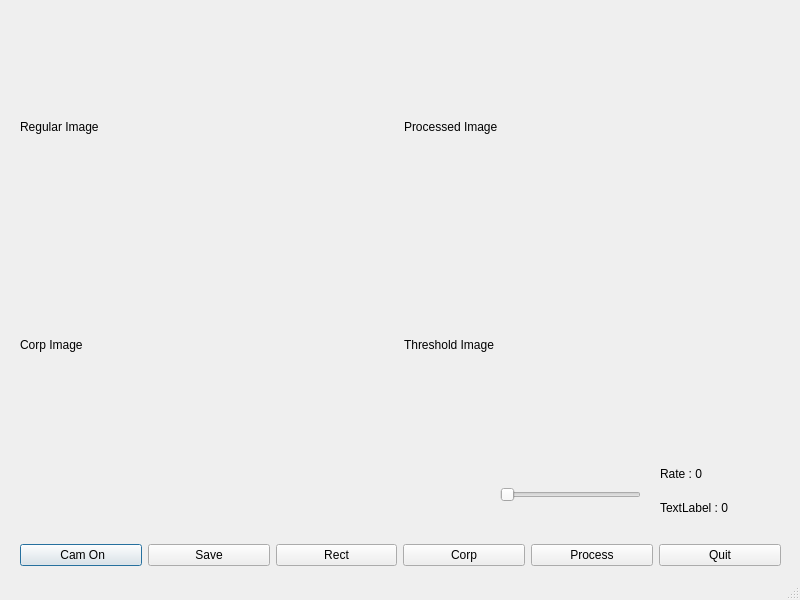
<?xml version="1.0" encoding="UTF-8"?>
<ui version="4.0">
 <class>main_ui</class>
 <widget class="QDialog" name="main_ui">
  <property name="windowModality">
   <enum>Qt::NonModal</enum>
  </property>
  <property name="geometry">
   <rect>
    <x>0</x>
    <y>0</y>
    <width>800</width>
    <height>600</height>
   </rect>
  </property>
  <property name="windowTitle">
   <string>Threshold Rate app</string>
  </property>
  <property name="sizeGripEnabled">
   <bool>true</bool>
  </property>
  <widget class="QWidget" name="horizontalLayoutWidget">
   <property name="geometry">
    <rect>
     <x>20</x>
     <y>530</y>
     <width>761</width>
     <height>51</height>
    </rect>
   </property>
   <layout class="QHBoxLayout" name="horizontalLayout">
    <item>
     <widget class="QPushButton" name="btn_cameraon">
      <property name="text">
       <string> Cam On</string>
      </property>
     </widget>
    </item>
    <item>
     <widget class="QPushButton" name="btn_save">
      <property name="text">
       <string>Save</string>
      </property>
     </widget>
    </item>
    <item>
     <widget class="QPushButton" name="btn_rect">
      <property name="text">
       <string>Rect</string>
      </property>
     </widget>
    </item>
    <item>
     <widget class="QPushButton" name="btn_corp">
      <property name="text">
       <string>Corp</string>
      </property>
     </widget>
    </item>
    <item>
     <widget class="QPushButton" name="btn_process">
      <property name="text">
       <string>Process</string>
      </property>
     </widget>
    </item>
    <item>
     <widget class="QPushButton" name="btn_quit">
      <property name="text">
       <string>Quit</string>
      </property>
     </widget>
    </item>
   </layout>
  </widget>
  <widget class="QWidget" name="gridLayoutWidget">
   <property name="geometry">
    <rect>
     <x>20</x>
     <y>20</y>
     <width>761</width>
     <height>431</height>
    </rect>
   </property>
   <layout class="QGridLayout" name="gridLayout">
    <item row="1" column="1">
     <widget class="QLabel" name="label_thresholdimg">
      <property name="text">
       <string>Threshold Image</string>
      </property>
     </widget>
    </item>
    <item row="1" column="0">
     <widget class="QLabel" name="label_corpimg">
      <property name="text">
       <string>Corp Image</string>
      </property>
     </widget>
    </item>
    <item row="0" column="1">
     <widget class="QLabel" name="label_processedimg">
      <property name="text">
       <string>Processed Image</string>
      </property>
     </widget>
    </item>
    <item row="0" column="0">
     <widget class="QLabel" name="label_regularimg">
      <property name="text">
       <string>Regular Image</string>
      </property>
     </widget>
    </item>
   </layout>
  </widget>
  <widget class="QSlider" name="Slider_threshold">
   <property name="geometry">
    <rect>
     <x>500</x>
     <y>480</y>
     <width>141</width>
     <height>30</height>
    </rect>
   </property>
   <property name="maximum">
    <number>255</number>
   </property>
   <property name="orientation">
    <enum>Qt::Horizontal</enum>
   </property>
  </widget>
  <widget class="QWidget" name="verticalLayoutWidget">
   <property name="geometry">
    <rect>
     <x>660</x>
     <y>460</y>
     <width>121</width>
     <height>61</height>
    </rect>
   </property>
   <layout class="QVBoxLayout" name="verticalLayout_2">
    <item>
     <widget class="QLabel" name="label_rate">
      <property name="text">
       <string>Rate : 0</string>
      </property>
     </widget>
    </item>
    <item>
     <widget class="QLabel" name="label_threshold">
      <property name="text">
       <string>TextLabel : 0</string>
      </property>
     </widget>
    </item>
   </layout>
  </widget>
 </widget>
 <resources/>
 <connections>
  <connection>
   <sender>Slider_threshold</sender>
   <signal>valueChanged(int)</signal>
   <receiver>label_threshold</receiver>
   <slot>setNum(int)</slot>
   <hints>
    <hint type="sourcelabel">
     <x>596</x>
     <y>498</y>
    </hint>
    <hint type="destinationlabel">
     <x>690</x>
     <y>517</y>
    </hint>
   </hints>
  </connection>
  <connection>
   <sender>btn_cameraon</sender>
   <signal>clicked()</signal>
   <receiver>main_ui</receiver>
   <slot>btnCamOn_clicked()</slot>
   <hints>
    <hint type="sourcelabel">
     <x>111</x>
     <y>553</y>
    </hint>
    <hint type="destinationlabel">
     <x>196</x>
     <y>15</y>
    </hint>
   </hints>
  </connection>
 </connections>
 <slots>
  <slot>btnCamOn_clicked()</slot>
 </slots>
</ui>
